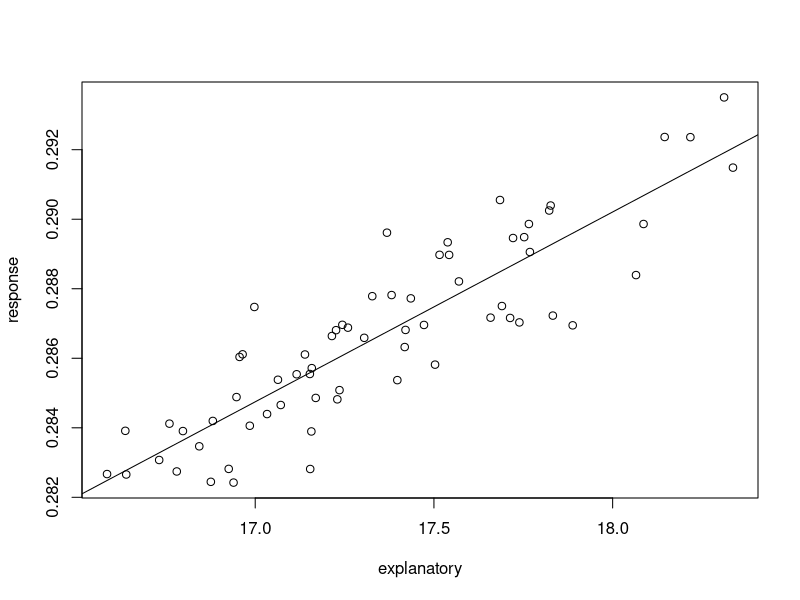

R code for this plot: (Note: this script raises an error after producing the figure.)
# a fake dataset with a continuous response and a continuous explanatory

d0 <- list()
d0$explanatory <- rnorm(66, 17.35, 0.4)
a <- 0.2
b <- 0.005
error <- rnorm(66, 0, 0.0013)
d0$response <- a + b*d0$explanatory + error

plot(response ~ explanatory , d0)  
abline(lm(response ~ explanatory , d0))

write.csv(as.data.frame(d0), file = "rbasics/d0.csv")

# a fake dataset of one continuous response, two fatorial explanatory variables, and a continuous covariable of little effect
d1 <- list()
d1$exp1 <- as.factor(rep(c("ae","ge","rw"), each = 20))
d1$exp2 <- as.factor(rep(rep(c("A","B","C","D"), each = 5), times = 3))
d1$cov1 <- rnorm(60, 3.35, sd = runif(4, 1.2,1.8)[as.integer(d1$exp1)])

a <- runif(3, 5,8)
b <- runif(4, 0,0.3)
c <- 0.24353
error <- rnorm(60, 0, sd = 1.2) 
d1$resp <-  a[as.integer(d1$exp1)] + b[as.integer(d1$exp2)] +  c*d1$cov1 + error
d1$resp <- round(d1$resp, 2)

model <- lm(resp ~ exp1 + exp2 , d1)
anova(model)
summary(model)

plot(resp ~ exp1, d1)
plot(predict(model), d1$resp, asp = 1)
abline(a = 0, b = 1)
TukeyHSD(aov(resp ~ exp1 , d1))

as.data.frame(d1)

write.csv(as.data.frame(d1), file = "d1.csv")

# a fake dataset with one continuous response, two continuous explanatories and a factorial cofactor 
d2 <- list()
d2$cof1 <- as.factor(rep(sample(c("a","b","c","d","e"), 40, replace = TRUE), times = 3))
d2$exp1 <- rnorm(120, 0.15, rnorm(5, 2.2131,0.42)[as.integer(d2$cof1)] )  
d2$exp2 <- rnorm(120, 43.1, 12.42) + rnorm(5, 0,6)[as.integer(d2$cof1)] 

a <- 44.1
b <- 0.212
c <- 0.64
d <- 0.06353
error <- rnorm(120, 0, sd = 18.2) 
d2$resp <- a + b * d2$exp1 + c * d2$exp2 +  d*d2$exp1*d2$exp2 + error
d2$resp <- as.integer(d2$resp)


model <- lm(resp ~ exp1 * exp2, d2)
anova(model)
summary(model)
model <- lm(resp ~ exp1 + exp2, d2)
anova(model)


plot(resp ~ exp2, d2)
summary(model)
abline(a = 46.935, b = 0.6152)

plot(model$residuals ~ exp1, d2)
summary(model)
abline(a = 0, b = 2.0999)

write.csv(as.data.frame(d2), file = "rbasics/d2.csv")


# fake bad data structure version of d2

df1 <- as.data.frame(d1)
df_bad <- cbind(subset(df1, exp1 == "ae"),subset(df1, exp1 == "ge")[,3:4],subset(df1, exp1 == "rw")[3:4])


write.csv(as.data.frame(df_bad), file = "rbasics/d_bad.csv")

